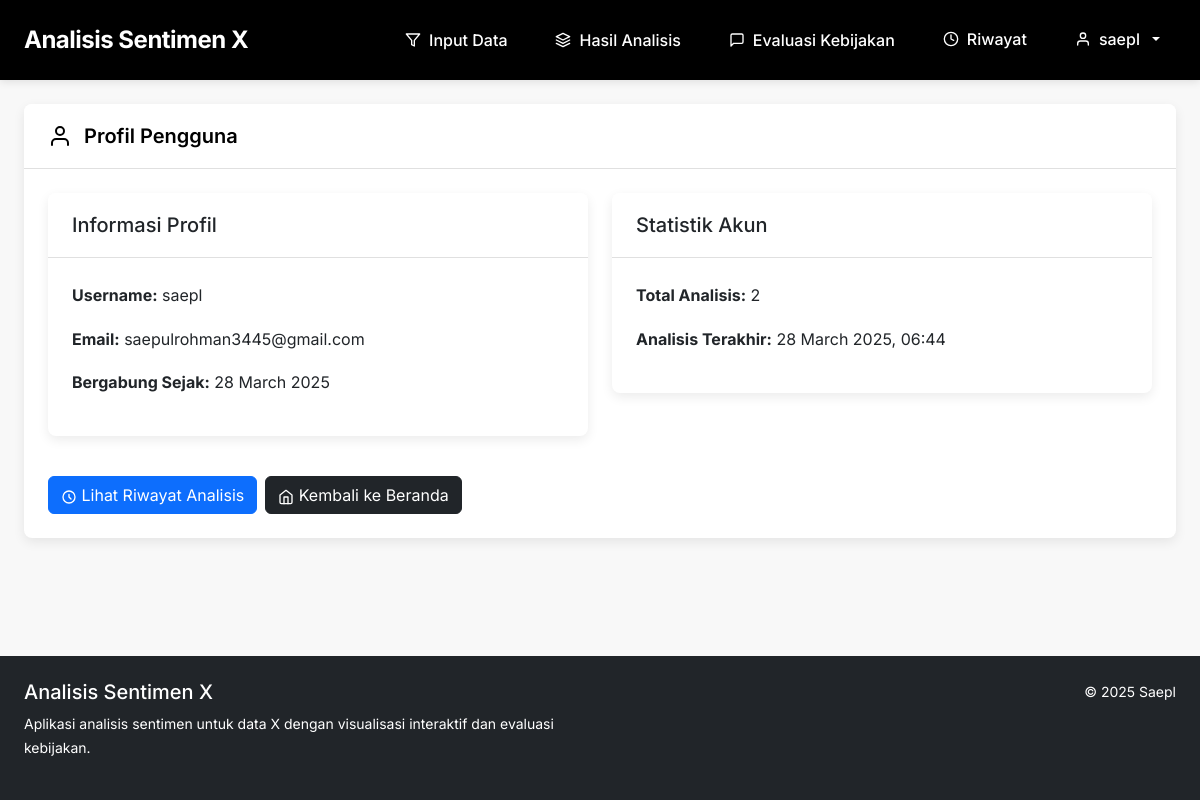
The app's page /profile (signed in), older data.
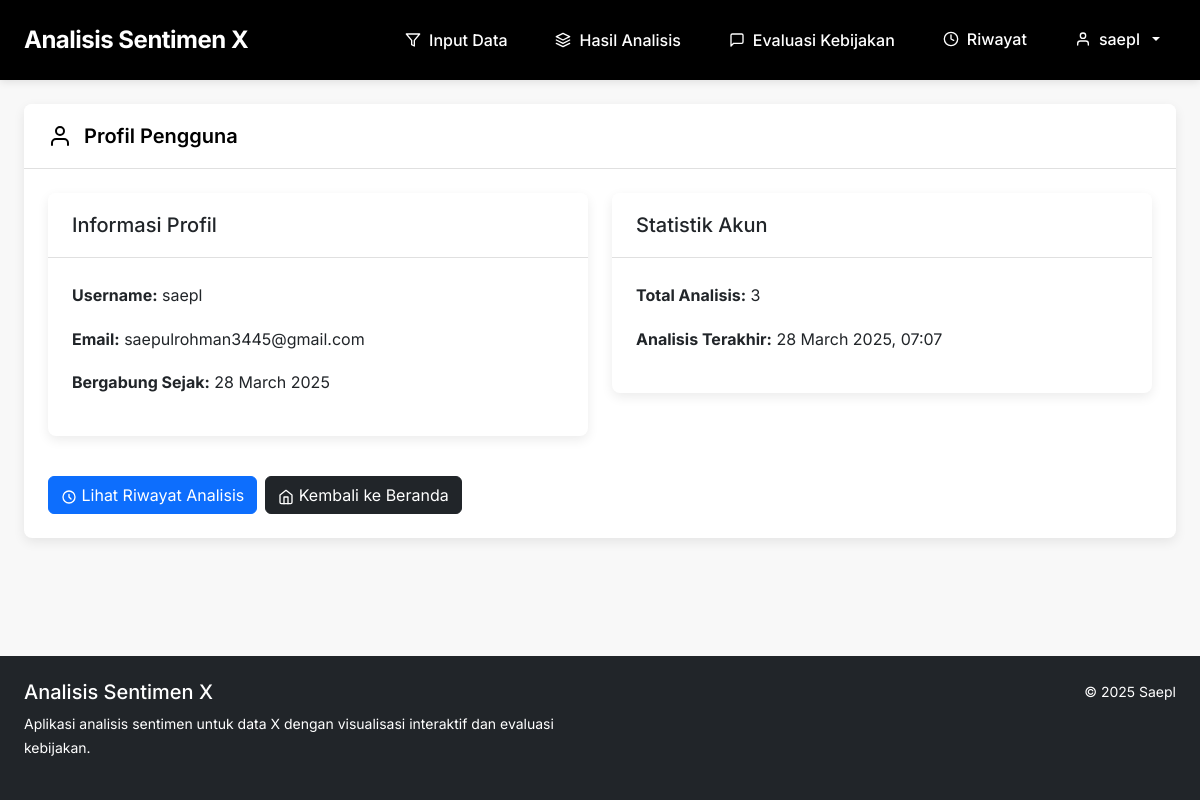
The same page, newer data.
### app/models/database.py (models this page shows, shortened)
class AnalysisHistory(db.Model):
    id = db.Column(db.Integer, primary_key=True)
    title = db.Column(db.String(128), nullable=False)
    description = db.Column(db.Text, nullable=True)
    created_at = db.Column(db.DateTime, default=datetime.utcnow)
    file_path = db.Column(db.String(256), nullable=True)
    result_file_path = db.Column(db.String(256), nullable=True)
    total_tweets = db.Column(db.Integer, default=0)
    positive_count = db.Column(db.Integer, default=0)
    neutral_count = db.Column(db.Integer, default=0)
    negative_count = db.Column(db.Integer, default=0)
    positive_percent = db.Column(db.Float, default=0)
    neutral_percent = db.Column(db.Float, default=0)
    negative_percent = db.Column(db.Float, default=0)
    top_hashtags = db.Column(db.Text, nullable=True)  # Stored as JSON
    top_topics = db.Column(db.Text, nullable=True)    # Stored as JSON
    sentiment_plot = db.Column(db.Text, nullable=True)  # Base64 encoded image
    user_id = db.Column(db.Integer, db.ForeignKey('user.id'), nullable=False)

### app/routes/auth_routes.py (the view)
@auth_bp.route('/profile')
@login_required
def profile():
    last_analysis = None
    if current_user.histories.count() > 0:
        last_analysis = current_user.histories.order_by(AnalysisHistory.created_at.desc()).first()
    return render_template('auth/profile.html', title='Profil', last_analysis=last_analysis)

### app/models/database.py (called while the page is built)
@login_manager.user_loader
def load_user(user_id):
    return User.query.get(int(user_id))

### app/templates/auth/profile.html (shortened to what this page needs)
{% extends "base.html" %}
{% block content %}
<div class="card">
    <div class="card-header">
        <svg xmlns="http://www.w3.org/2000/svg" width="24" height="24" viewBox="0 0 24 24" fill="none" stroke="currentColor" stroke-width="2" stroke-linecap="round" stroke-linejoin="round"><path d="M20 21v-2a4 4 0 0 0-4-4H8a4 4 0 0 0-4 4v2"></path><circle cx="12" cy="7" r="4"></circle></svg>
        <h2 class="card-title">Profil Pengguna</h2>
    </div>
    <div class="card-body">
        <div class="row">
            <div class="col-md-6">
                <div class="card mb-4">
                    <div class="card-header">
                        <h5 class="mb-0">Informasi Profil</h5>
                    </div>
                    <div class="card-body">
                        <p><strong>Username:</strong> {{ current_user.username }}</p>
                        <p><strong>Email:</strong> {{ current_user.email }}</p>
                        <p><strong>Bergabung Sejak:</strong> {{ current_user.created_at.strftime('%d %B %Y') }}</p>
                    </div>
                </div>
            </div>
            <div class="col-md-6">
                <div class="card mb-4">
                    <div class="card-header">
                        <h5 class="mb-0">Statistik Akun</h5>
                    </div>
                    <div class="card-body">
                        <p><strong>Total Analisis:</strong> {{ current_user.histories.count() }}</p>
                        <p><strong>Analisis Terakhir:</strong>
                            {% if last_analysis %}
                                {{ last_analysis.created_at.strftime('%d %B %Y, %H:%M') }}
                            {% else %}
                                Belum ada analisis
                            {% endif %}
                        </p>
                    </div>
                </div>
            </div>
        </div>
        <div class="d-flex mt-3">
            <a href="{{ url_for('history.index') }}" class="btn btn-primary me-2">
                <svg xmlns="http://www.w3.org/2000/svg" width="16" height="16" viewBox="0 0 24 24" fill="none" stroke="currentColor" stroke-width="2" stroke-linecap="round" stroke-linejoin="round"><path d="M12 8v4l3 3m6-3a9 9 0 1 1-18 0 9 9 0 0 1 18 0z"></path></svg>
                Lihat Riwayat Analisis
            </a>
            <a href="{{ url_for('main.index') }}" class="btn btn-dark">
                <svg xmlns="http://www.w3.org/2000/svg" width="16" height="16" viewBox="0 0 24 24" fill="none" stroke="currentColor" stroke-width="2" stroke-linecap="round" stroke-linejoin="round"><path d="M3 9l9-7 9 7v11a2 2 0 0 1-2 2H5a2 2 0 0 1-2-2z"></path><polyline points="9 22 9 12 15 12 15 22"></polyline></svg>
                Kembali ke Beranda
            </a>
        </div>
    </div>
</div>
{% endblock %}

Row changes from the older to the newer data that the page shows:
no longer on this page (row unchanged): AnalysisHistory: created_at "28 March 2025, 06:44"
added AnalysisHistory: created_at "28 March 2025, 07:07"
Text that changed along with them:
{{ current_user.histories.count() }}: "2" → "3"
